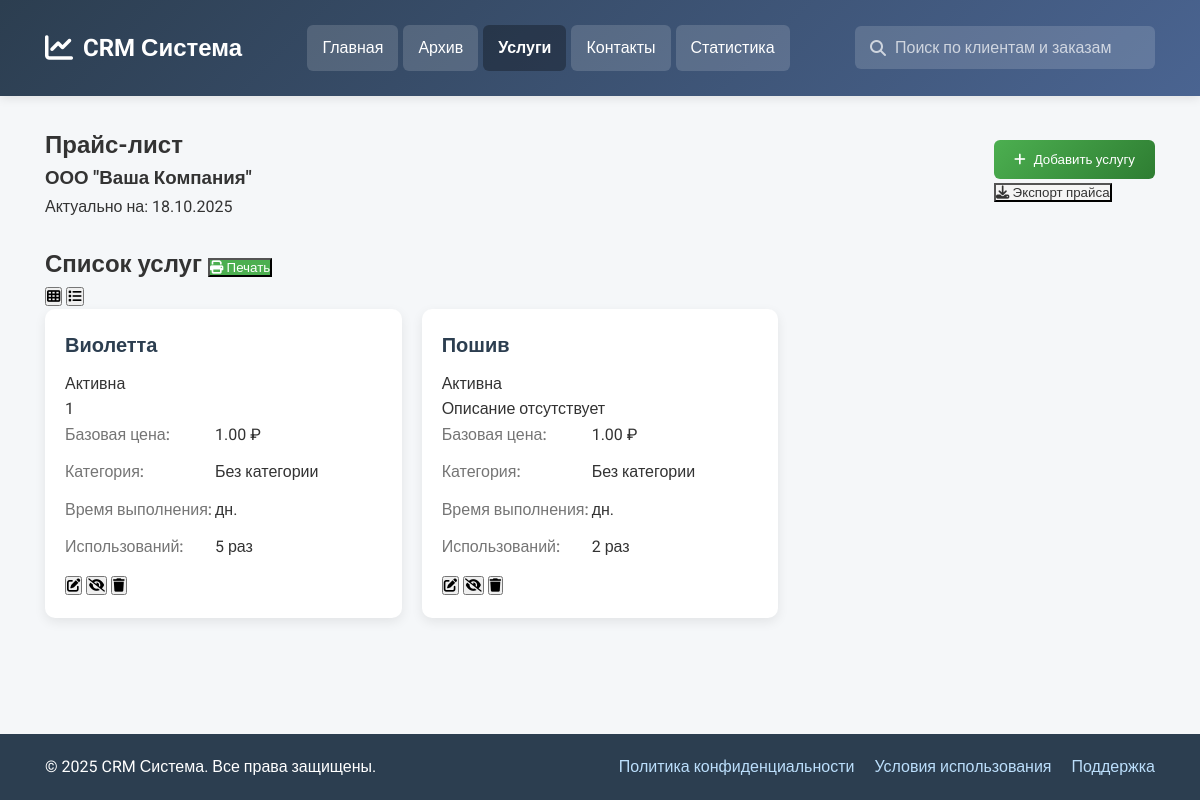
Screenshot of /crm/services/ with the database file from the repository.
### price/models.py (models this page shows, shortened)
class Service(models.Model):
    name = models.CharField(max_length=200, verbose_name="Название услуги")
    price = models.DecimalField(max_digits=10, decimal_places=2, verbose_name="Цена")
    description = models.TextField(blank=True, verbose_name="Описание")
    duration_days = models.IntegerField(
        default=7, verbose_name="Срок выполнения (дней)"
    )
    is_active = models.BooleanField(default=True, verbose_name="Активна")
    created_at = models.DateTimeField(auto_now_add=True, verbose_name="Дата создания")
    updated_at = models.DateTimeField(auto_now=True, verbose_name="Дата обновления")
    category = models.ForeignKey(
        ServiceCategory,
        on_delete=models.SET_NULL,
        null=True,
        blank=True,
        verbose_name="Категория",
        related_name="services",
    )
    class Meta:
        verbose_name = "Услуга"
        verbose_name_plural = "Услуги"
        ordering = ["category", "name"]

### price/views.py (the view)
# urls.py: path("services/", services, name="services"),
def services(request):
    search_query = request.GET.get("search", "")
    services = (
        Service.objects.all()
        .select_related("category")
        .annotate(usage_count=Count("dealservice"))
        .order_by("category__name", "name")
    )
    if search_query:
        services = services.filter(
            Q(name__icontains=search_query)
            | Q(description__icontains=search_query)
            | Q(category__name__icontains=search_query)
        )
    context = {
        "services": services,
        "categories": Service.objects.all(),
        "search_query": search_query,
        "total_services": services.count(),
        "active_services_count": services.filter(is_active=True).count(),
        "avg_price": services.aggregate(avg_price=Avg("price"))["avg_price"] or 0,
        "popular_services_count": services.filter(usage_count__gt=5).count(),
    }
    return render(request, "services.html", context)

### templates/services.html (shortened to what this page needs)
<!DOCTYPE html>
<html lang="ru">
<head>
    {% load static %}
    <link rel="stylesheet" href="https://cdnjs.cloudflare.com/ajax/libs/font-awesome/6.4.0/css/all.min.css">
    <link rel="stylesheet" href="{% static 'css/styles.css' %}">
</head>
<body>
    {% include 'header.html' %}
    <main>
        <section id="services" class="section active">
            <div class="container">
                <div class="dashboard-header">
                    <div class="price-list-section">
                        <div class="section-header">
                            <h2>Прайс-лист</h2>
                        </div>
                        <div class="price-list-container">
                            <div class="price-list-header">
                                <div class="company-info">
                                    <h3>ООО "Ваша Компания"</h3>
                                    <p>Актуально на: {% now "d.m.Y" %}</p>
                                </div>
                            </div>
                        </div>
                    </div>
                    <div class="header-actions">
                        <button class="add-btn" id="addServiceBtn">
                            <i class="fas fa-plus"></i>
                            Добавить услугу
                        </button>
                        <button class="btn-secondary" onclick="exportPriceList()">
                            <i class="fas fa-download"></i>
                            Экспорт прайса
                        </button>
                    </div>
                </div>
                <div class="services-container">
                    <div class="services-header">
                        <h2>Список услуг <button class="btn-primary" onclick="printPriceList()"><i class="fas fa-print"></i> Печать</button></h2>
                        <div class="view-toggle">
                            <button class="view-btn active" data-view="grid">
                                <i class="fas fa-th"></i>
                            </button>
                            <button class="view-btn" data-view="list">
                                <i class="fas fa-list"></i>
                            </button>
                        </div>
                    </div>
                    <div class="services-grid" id="servicesView">
                        {% for service in services %}
                        <div class="service-card" data-id="{{ service.id }}">
                            <div class="service-card-header">
                                <h3 class="service-name">{{ service.name }}</h3>
                                <span class="service-status {% if service.is_active %}status-active{% else %}status-inactive{% endif %}">
                                    {% if service.is_active %}Активна{% else %}Неактивна{% endif %}
                                </span>
                            </div>
                            <div class="service-card-body">
                                <p class="service-description">{{ service.description|default:"Описание отсутствует" }}</p>
                                <div class="service-details">
                                    <div class="detail-item">
                                        <span class="detail-label">Базовая цена:</span>
                                        <span class="detail-value price">{{ service.price }} ₽</span>
                                    </div>
                                    <div class="detail-item">
                                        <span class="detail-label">Категория:</span>
                                        <span class="detail-value">{{ service.category.name|default:"Без категории" }}</span>
                                    </div>
                                    <div class="detail-item">
                                        <span class="detail-label">Время выполнения:</span>
                                        <span class="detail-value">{{ service.duration }} дн.</span>
                                    </div>
                                    <div class="detail-item">
                                        <span class="detail-label">Использований:</span>
                                        <span class="detail-value">{{ service.usage_count }} раз</span>
                                    </div>
                                </div>
                            </div>
                            <div class="service-card-footer">
                                <div class="service-actions">
                                    <button class="btn-edit" onclick="editService({{ service.id }})" title="Редактировать">
                                        <i class="fas fa-edit"></i>
                                    </button>
                                    <button class="btn-toggle" onclick="toggleService({{ service.id }})" title="{% if service.is_active %}Деактивировать{% else %}Активировать{% endif %}">
                                        <i class="fas {% if service.is_active %}fa-eye-slash{% else %}fa-eye{% endif %}"></i>
                                    </button>
                                    <button class="btn-delete" onclick="deleteService({{ service.id }})" title="Удалить">
                                        <i class="fas fa-trash"></i>
                                    </button>
                                </div>
                            </div>
                        </div>
                        {% empty %}
                        <div class="no-services">
                            <i class="fas fa-concierge-bell"></i>
                            <h3>Услуги не найдены</h3>
                            <p>Добавьте первую услугу в ваш прайс-лист</p>
                        </div>
                        {% endfor %}
                    </div>
                </div>
            </div>
        </section>
    </main>
    {% include 'footer.html' %}
</body>
</html>

### static/css/styles.css (style rules this page uses)
* { margin: 0; padding: 0; box-sizing: border-box; font-family: 'Roboto', sans-serif; }
body { background-color: #f5f7f9; color: #333; line-height: 1.6; min-height: 100vh; display: flex; flex-direction: column; }
.container { max-width: 95%; margin: 0 auto; padding: 0 15px; }
main { flex: 1; padding: 30px 0; }
.section { display: none; animation: fadeIn 0.5s ease; }
.section.active { display: block; }
.dashboard-header { display: flex; justify-content: space-between; align-items: center; margin-bottom: 25px; }
.add-btn { background: linear-gradient(135deg, #4CAF50, #2E7D32); color: white; border: none; padding: 12px 20px; border-radius: 6px; cursor: pointer; font-weight: 500; display: flex; align-items: center; gap: 8px; transition: all 0.3s ease; }
.services-grid { display: grid; grid-template-columns: repeat(auto-fill, minmax(300px, 1fr)); gap: 20px; }
.service-card { background: white; border-radius: 10px; padding: 20px; box-shadow: 0 4px 12px rgba(0, 0, 0, 0.08); transition: all 0.3s ease; }
.service-name { font-size: 20px; font-weight: 600; color: #2c3e50; margin-bottom: 10px; }
.btn-primary { background: #4CAF50; color: white; }
.btn-secondary { background: #f5f5f5; color: #333; }
.detail-item { display: flex; margin-bottom: 12px; }
.detail-label { font-weight: 500; color: #757575; min-width: 150px; }
.detail-value { flex: 1; color: #333; }

### rows the page displays
Service: name "Виолетта", is_active "Активна", description "1", price "1.00", category.name "Без категории", usage_count "5"
Service: name "Пошив", is_active "Активна", description "Описание отсутствует", price "1.00", category.name "Без категории", usage_count "2"
